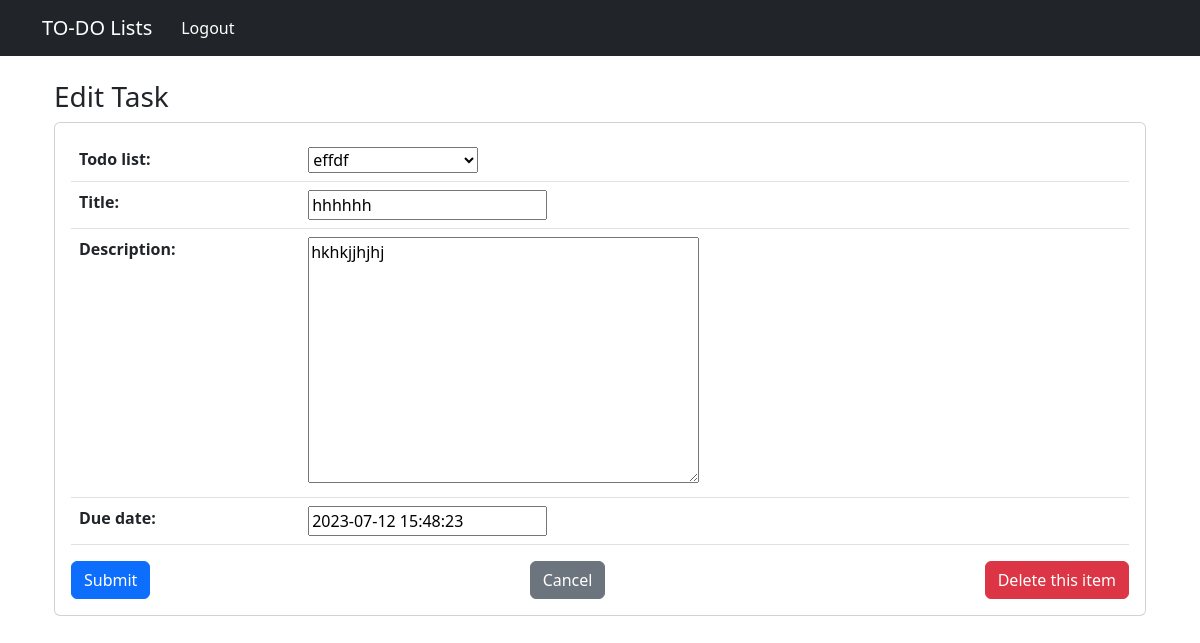
The app's page /list/7/item/7/ (signed in) with its own data.
### todo_app/models.py (models this page shows, shortened)
class ToDoItem(models.Model):
    PRIORITY_CHOICES = [
        ('0', 'High'),
        ('1', 'Medium'),
        ('2', 'Low'),
    ]
    title = models.CharField(max_length=100)
    description = models.TextField(null=True, blank=True)
    created_date = models.DateTimeField(auto_now_add=True)
    due_date = models.DateTimeField(default=one_week_hence)
    priority = models.CharField(max_length=10, choices=PRIORITY_CHOICES, default='1')
    todo_list = models.ForeignKey(ToDoList, on_delete=models.CASCADE)
    is_completed = models.BooleanField(default=False)
    in_progress = models.BooleanField(default=False)
    class Meta:
        ordering = ["due_date"]

class ToDoList(models.Model):
    title = models.CharField(max_length=100, unique=True)
    def __str__(self):
        return self.title

### todo_app/views.py (the view, shortened to what this page needs)
class ItemUpdate(UpdateView):
    model = ToDoItem
    fields = [
        "todo_list",
        "title",
        "description",
        "due_date",
    ]
    def get_context_data(self):
        context = super().get_context_data()
        context["todo_list"] = self.object.todo_list
        context["title"] = "Edit Task"
        return context

### todo_app/templates/todo_app/todoitem_form.html (shortened to what this page needs)
{% extends "base.html" %}
{% block content %}
<div class="container mt-4">
  <h3>{{ title }}</h3>
  <div class="card">
    <div class="card-body">
      <form method="post">
        <table class="table">
          {{ form.as_table }}
        </table>
        <div class="d-flex justify-content-between mt-3">
          <button class="btn btn-primary" type="submit">Submit</button>
          <button class="btn btn-secondary" type="button" onclick="location.href='{% url 'list' todo_list.id %}'">Cancel</button>
          {% if object %}
          <button class="btn btn-danger" type="button" onclick="location.href='{% url 'item-delete' todo_list.id object.id %}'">Delete this item</button>
          {% endif %}
        </div>
      </form>
    </div>
  </div>
</div>
{% endblock %}

### records on screen
ToDoItem: todo_list "effdf", description "hkhkjjhjhj", due_date "2023-07-12 15:48:23"
ToDoList: title "hhhhhh"

### other values on screen
{{ title }} "Edit Task"
